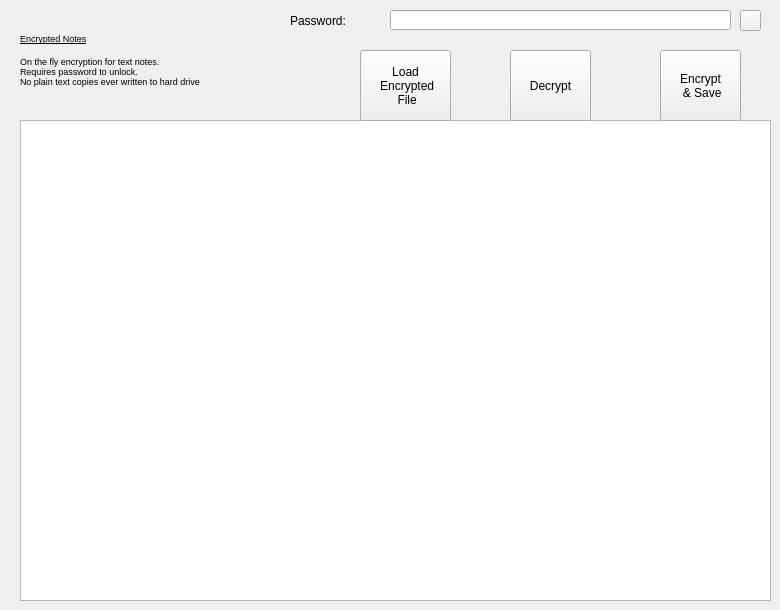
    <widget class="QWidget" name="tab_8">
     <attribute name="title">
      <string>Encrypted Notes</string>
     </attribute>
     <widget class="QLabel" name="label_33">
      <property name="geometry">
       <rect>
        <x>20</x>
        <y>10</y>
        <width>291</width>
        <height>101</height>
       </rect>
      </property>
      <property name="text">
       <string>&lt;html&gt;&lt;head/&gt;&lt;body&gt;&lt;p&gt;&lt;span style=&quot; font-size:7pt; text-decoration: underline;&quot;&gt;Encrypted Notes&lt;/span&gt;&lt;/p&gt;&lt;p&gt;&lt;span style=&quot; font-size:7pt;&quot;&gt;On the fly encryption for text notes.&lt;br/&gt;Requires password to unlock.&lt;br/&gt;No plain text copies ever written to hard drive&lt;/span&gt;&lt;/p&gt;&lt;/body&gt;&lt;/html&gt;</string>
      </property>
     </widget>
     <widget class="QTextEdit" name="textEdit_9">
      <property name="geometry">
       <rect>
        <x>20</x>
        <y>120</y>
        <width>751</width>
        <height>481</height>
       </rect>
      </property>
     </widget>
     <widget class="QLabel" name="label_34">
      <property name="geometry">
       <rect>
        <x>290</x>
        <y>10</y>
        <width>91</width>
        <height>21</height>
       </rect>
      </property>
      <property name="text">
       <string>Password: </string>
      </property>
     </widget>
     <widget class="QLineEdit" name="lineEdit">
      <property name="geometry">
       <rect>
        <x>390</x>
        <y>10</y>
        <width>341</width>
        <height>20</height>
       </rect>
      </property>
      <property name="echoMode">
       <enum>QLineEdit::Password</enum>
      </property>
     </widget>
     <widget class="QPushButton" name="pushButton_10">
      <property name="geometry">
       <rect>
        <x>360</x>
        <y>50</y>
        <width>91</width>
        <height>71</height>
       </rect>
      </property>
      <property name="text">
       <string>Load 
 Encrypted 
 File</string>
      </property>
     </widget>
     <widget class="QPushButton" name="pushButton_13">
      <property name="geometry">
       <rect>
        <x>510</x>
        <y>50</y>
        <width>81</width>
        <height>71</height>
       </rect>
      </property>
      <property name="text">
       <string>Decrypt</string>
      </property>
     </widget>
     <widget class="QPushButton" name="pushButton_14">
      <property name="geometry">
       <rect>
        <x>660</x>
        <y>50</y>
        <width>81</width>
        <height>71</height>
       </rect>
      </property>
      <property name="text">
       <string>Encrypt 
 &amp;&amp; Save</string>
      </property>
     </widget>
     <widget class="QPushButton" name="pushButton_15">
      <property name="geometry">
       <rect>
        <x>740</x>
        <y>10</y>
        <width>21</width>
        <height>21</height>
       </rect>
      </property>
      <property name="autoFillBackground">
       <bool>true</bool>
      </property>
      <property name="styleSheet">
       <string notr="true"/>
      </property>
      <property name="text">
       <string/>
      </property>
      <property name="icon">
       <iconset resource="resources.qrc">
        <normaloff>:/images/eye.png</normaloff>
        <normalon>:/images/eye.png</normalon>:/images/eye.png</iconset>
      </property>
     </widget>
    </widget>
